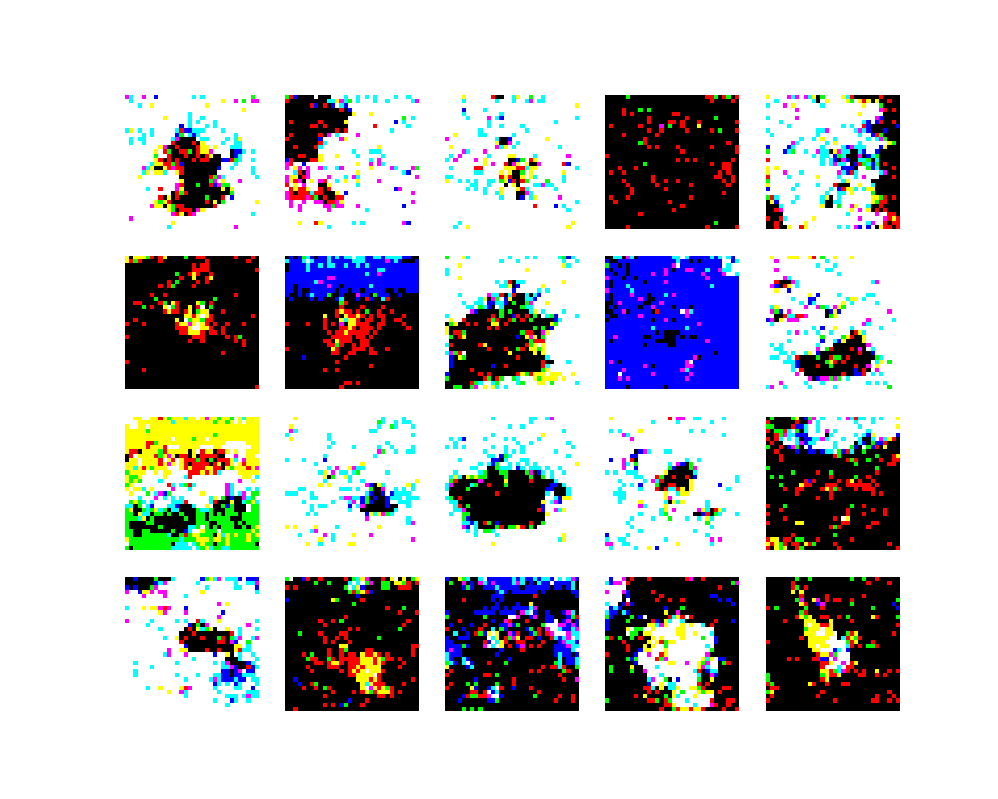
#> input picture school/archived_classes/cs440/homework3/figures/q1_imgs.png, 998 x 799 px
$ python hw_3_writeup.py
#> lines starting #> are read from the running program, lines starting #| are printed output that depends on the picture
# %% [markdown]
# Lex Albrandt
# CS 440
# HW 3 writeup
#

# %%
# Imports
import matplotlib.pyplot as plt
import matplotlib.image as mpimg
import numpy as np
import pandas as pd

# %% [markdown]
# # Part 1
#
# ## 1)
#
# For the first question we model the joint distribution of pixel values using an autoregressive FVSBN. Using the chain rule of probability, the joint distribution
# is factorized as:
#
# $$p(x_1,x_2,\ldots,x_D)= \prod_{i=i}^{D} p(x_i \mid x_1,\ldots,x_{i-1})$$
#
# Where:
# - $x \in \{0,1\}^D$ is a binarized CIFAR-10 image
# - $D=3072$ pixels
# - Each pixel is modeled conditionally on previous pixels.
#
# Each conditional distribution is parameterized by a neural network and modeled as a Bernoulli distribution with sigmoid output:
# $$p(x_i=1 \mid x_{<i})=\sigma(f_{\theta}(x_{<i}))$$
# Where:
# - $f_{\theta}$ is the FVSBN network
# - $\sigma(z)$ is the sigmoid function
#
# Thus, the model outputs a probability between 0 and 1 for each pixel. During generation, pixels are sampled sequentially from left to right using the predicted
# Bernoulli probabilities.
#
# Masked Linear Layers are used to enforce the autoregressive constraint, ensuring the each pixel depends only on previously generated pixels, and not on future pixels.

# %%
img = mpimg.imread("./figures/q1_imgs.png")
#> img is the input picture: shape (799, 998, 4) float32; mean R, G, B, A 0.768, 0.773, 0.784, 1
plt.tight_layout()
plt.axis("off")
plt.imshow(img)
plt.show()

# %% [markdown]
# We see in the output that the images are binary, sharp images with some edges and shapes emerging. The reason the images appear very sharp, but pixelated is because the
# model ouputs binary pixels (0 or 1) because of the Bernoulli sampling, and also because we binarized the CIFAR-10 images after loading the data.

# %% [markdown]
# ## 2)
#
# In the second question of part 1 we train a variational auto-encoder (VAE) with the following properties:
# - Use CIFAR-10 for training/testing data
# - Use dimension 30 for both mean and variance
#
# The VAE learns a compressed representation of images in a 30-dimensional latent space. The architecture of the model is composed of the encoder, reparameterization,
# and decoder.
#
# ### Encoder
# The encoder maps an image $x$ to a multivariate Gaussian distribution around a point in the latent space:
# $$q_{\theta}(z \mid x)=\mathcal{N}(\mu,{\sigma}^2)$$
# Where:
# - $\mu$ is the mean vector of the distribution
# - ${\sigma}^2$ is the logarithm of the variance of each dimension
#
# The encoder takes an image and encodes it to two vectors that define the Gaussian distribution in the latent space.
#
# ### Reparameterization Trick
# The reparameterization trick allows gradients to freely backpropogate through the layer. It is acheived using the following equation:
# $$z = \mu + \sigma \cdot \epsilon, \text{ }\epsilon \sim \mathcal{N}(0,1)$$
#
# ### Decoder
# The decoder maps the latent vectors back into an image space, and uses the Sigmoid activation function to ensure that all pixel values are in $[0,1]$
#
# ### Loss Function
# The loss function in the VAE is made up of two parts:
# - Reconstruction loss in the form of Binary cross-entropy, which measures how close the reconstructed image is to the original and
# - KL Divergence with $\beta$-VAE
#
# Here, the KL Divergence penalizes the network when the mean and log variance differ significantly from the Gaussian distribution. The
# $\beta$-VAE term weights the KL divergence, ensuring balanced reconstruction loss. Below are 10 images from each of the 10 classes in
# CIFAR-10.
#

# %%
img = mpimg.imread("./figures/birds.png")
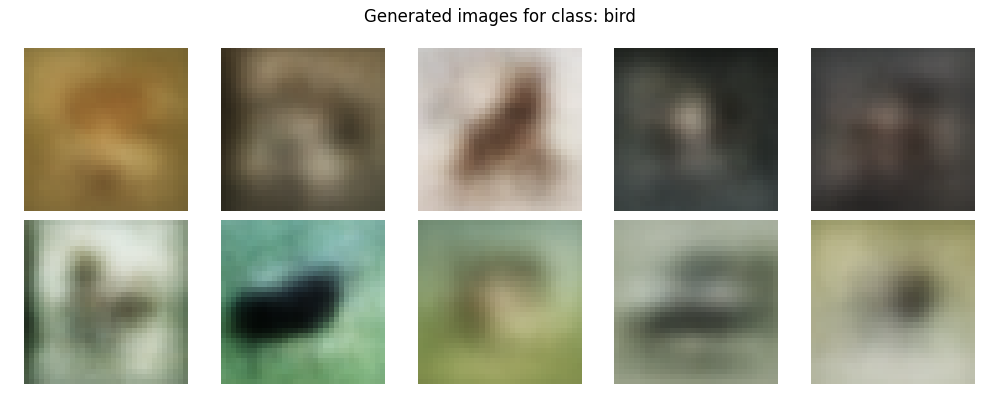
#> input picture school/archived_classes/cs440/homework3/figures/birds.png, 998 x 399 px
#> img is the input picture: shape (399, 998, 4) float32; mean R, G, B, A 0.652, 0.656, 0.593, 1
plt.tight_layout()
plt.axis("off")
plt.imshow(img)
plt.show()

# %%
img = mpimg.imread("./figures/cars.png")
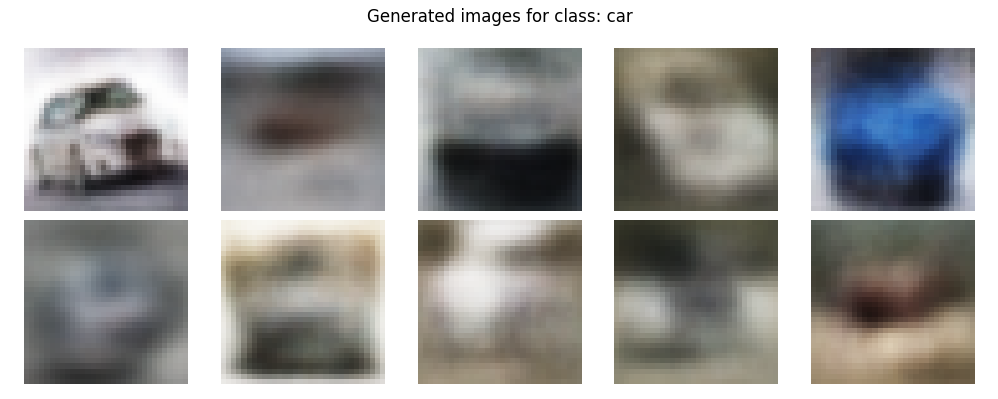
#> input picture school/archived_classes/cs440/homework3/figures/cars.png, 998 x 399 px
#> img is the input picture: shape (399, 998, 4) float32; mean R, G, B, A 0.649, 0.648, 0.642, 1
plt.tight_layout()
plt.axis("off")
plt.imshow(img)
plt.show()

# %%
img = mpimg.imread("./figures/cats.png")
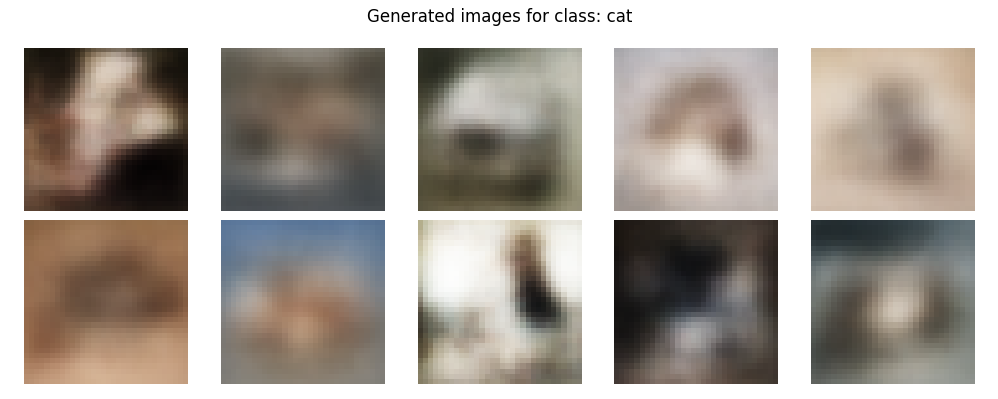
#> input picture school/archived_classes/cs440/homework3/figures/cats.png, 998 x 399 px
#> img is the input picture: shape (399, 998, 4) float32; mean R, G, B, A 0.681, 0.653, 0.624, 1
plt.tight_layout()
plt.axis("off")
plt.imshow(img)
plt.show()

# %%
img = mpimg.imread("./figures/deer.png")
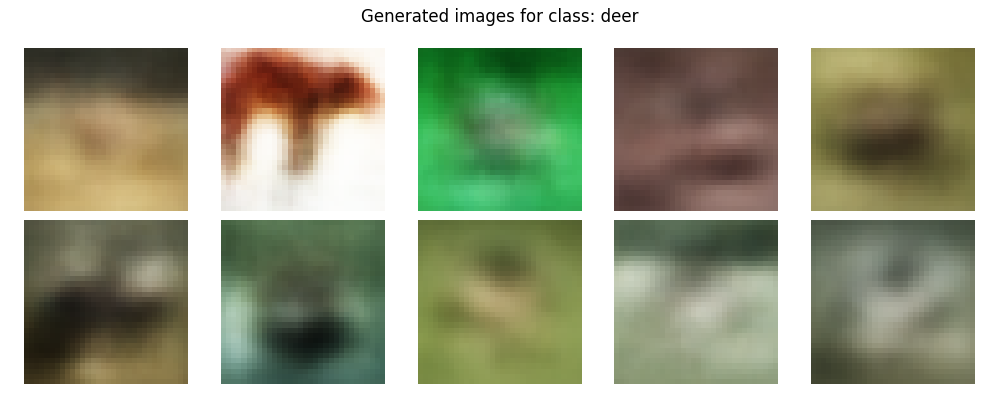
#> input picture school/archived_classes/cs440/homework3/figures/deer.png, 998 x 399 px
#> img is the input picture: shape (399, 998, 4) float32; mean R, G, B, A 0.638, 0.653, 0.563, 1
plt.tight_layout()
plt.axis("off")
plt.imshow(img)
plt.show()

# %%
img = mpimg.imread("./figures/dogs.png")
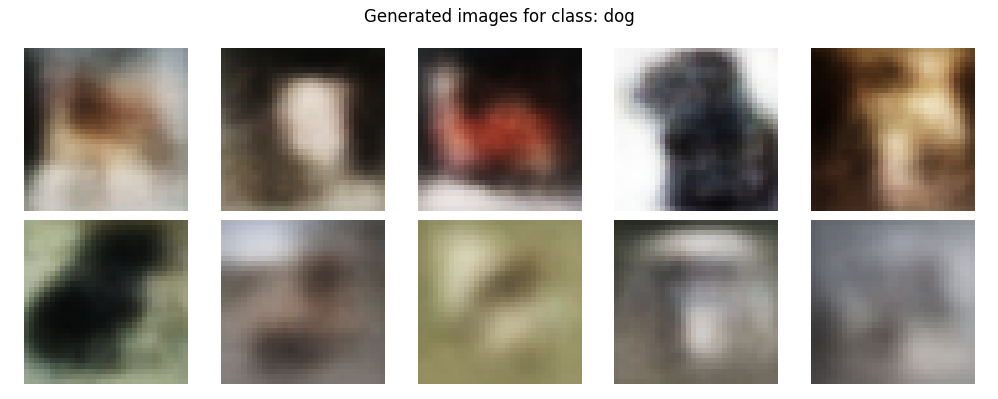
#> input picture school/archived_classes/cs440/homework3/figures/dogs.png, 998 x 399 px
#> img is the input picture: shape (399, 998, 4) float32; mean R, G, B, A 0.637, 0.613, 0.581, 1
plt.tight_layout()
plt.axis("off")
plt.imshow(img)
plt.show()

# %%
#> (the run stopped early here; a loop or call above may not have finished)
